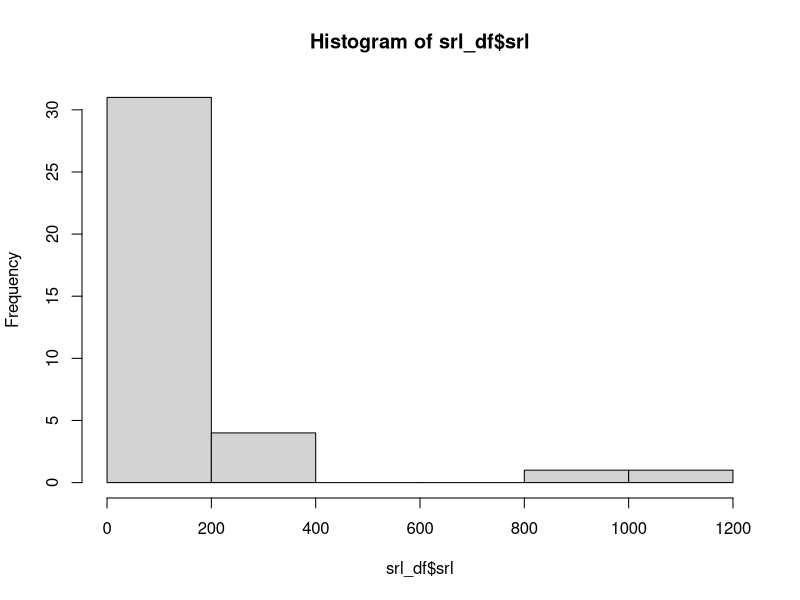

Write the R code that produced this figure. (Note: this script raises an error after producing the figure.)
library(plyr)

air_porosity<-read.csv("data/air_porosity.csv")
cluster_root_weight<-read.csv("data/cluster_root_weight_data.csv")
dry_root_weight<-read.csv("data/dry_root_weight.csv")
root_length_data<-read.csv("data/root_lenght_data.csv")

# trying to get codes for data frames to matches
dry_root_weight$species_fixed<-toupper(dry_root_weight$species_code)
root_length_data$species_fixed<-sub("_altered","",root_length_data$File_Name)


srl_df<-join(dry_root_weight,root_length_data,by="species_fixed",type="full")
srl_df$srl<-srl_df$Kimura_length/1000/srl_df$weight_specific_root_length

hist(srl_df$srl)

write.csv(srl_df,"outputs/srl_data_joined.csv")


